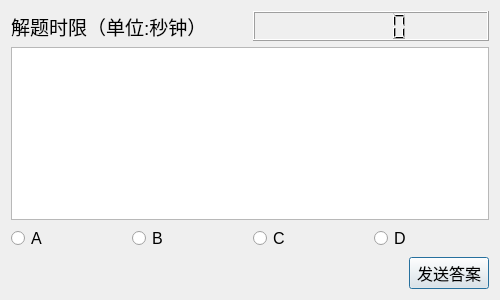
<?xml version="1.0" encoding="UTF-8"?>
<ui version="4.0">
 <class>ReceiveQuestion</class>
 <widget class="QDialog" name="ReceiveQuestion">
  <property name="geometry">
   <rect>
    <x>0</x>
    <y>0</y>
    <width>500</width>
    <height>300</height>
   </rect>
  </property>
  <property name="minimumSize">
   <size>
    <width>500</width>
    <height>300</height>
   </size>
  </property>
  <property name="maximumSize">
   <size>
    <width>500</width>
    <height>300</height>
   </size>
  </property>
  <property name="windowTitle">
   <string>Dialog</string>
  </property>
  <property name="windowIcon">
   <iconset resource="icons.qrc">
    <normaloff>:/appFace/questions</normaloff>:/appFace/questions</iconset>
  </property>
  <layout class="QGridLayout" name="gridLayout">
   <item row="0" column="0">
    <layout class="QVBoxLayout" name="verticalLayout">
     <item>
      <layout class="QHBoxLayout" name="horizontalLayout">
       <item>
        <widget class="QLabel" name="label">
         <property name="font">
          <font>
           <pointsize>14</pointsize>
          </font>
         </property>
         <property name="text">
          <string>解题时限（单位:秒钟）</string>
         </property>
        </widget>
       </item>
       <item>
        <widget class="QLCDNumber" name="timeLimit">
         <property name="minimumSize">
          <size>
           <width>0</width>
           <height>30</height>
          </size>
         </property>
         <property name="maximumSize">
          <size>
           <width>16777215</width>
           <height>30</height>
          </size>
         </property>
        </widget>
       </item>
      </layout>
     </item>
     <item>
      <widget class="QTextEdit" name="questionContent">
       <property name="font">
        <font>
         <pointsize>12</pointsize>
        </font>
       </property>
       <property name="readOnly">
        <bool>true</bool>
       </property>
      </widget>
     </item>
     <item>
      <layout class="QHBoxLayout" name="horizontalLayout_3">
       <item>
        <widget class="QRadioButton" name="answerA">
         <property name="font">
          <font>
           <pointsize>12</pointsize>
          </font>
         </property>
         <property name="text">
          <string>A</string>
         </property>
         <attribute name="buttonGroup">
          <string>buttonGroup</string>
         </attribute>
        </widget>
       </item>
       <item>
        <widget class="QRadioButton" name="answerB">
         <property name="font">
          <font>
           <pointsize>12</pointsize>
          </font>
         </property>
         <property name="text">
          <string>B</string>
         </property>
         <attribute name="buttonGroup">
          <string>buttonGroup</string>
         </attribute>
        </widget>
       </item>
       <item>
        <widget class="QRadioButton" name="answerC">
         <property name="font">
          <font>
           <pointsize>12</pointsize>
          </font>
         </property>
         <property name="text">
          <string>C</string>
         </property>
         <attribute name="buttonGroup">
          <string>buttonGroup</string>
         </attribute>
        </widget>
       </item>
       <item>
        <widget class="QRadioButton" name="answerD">
         <property name="font">
          <font>
           <pointsize>12</pointsize>
          </font>
         </property>
         <property name="text">
          <string>D</string>
         </property>
         <attribute name="buttonGroup">
          <string>buttonGroup</string>
         </attribute>
        </widget>
       </item>
      </layout>
     </item>
     <item>
      <layout class="QHBoxLayout" name="horizontalLayout_2">
       <item>
        <spacer name="horizontalSpacer">
         <property name="orientation">
          <enum>Qt::Horizontal</enum>
         </property>
         <property name="sizeHint" stdset="0">
          <size>
           <width>40</width>
           <height>20</height>
          </size>
         </property>
        </spacer>
       </item>
       <item>
        <widget class="QPushButton" name="sendAnswerBtn">
         <property name="font">
          <font>
           <pointsize>12</pointsize>
          </font>
         </property>
         <property name="text">
          <string>发送答案</string>
         </property>
        </widget>
       </item>
      </layout>
     </item>
    </layout>
   </item>
  </layout>
 </widget>
 <resources>
  <include location="icons.qrc"/>
 </resources>
 <connections/>
 <buttongroups>
  <buttongroup name="buttonGroup"/>
 </buttongroups>
</ui>
